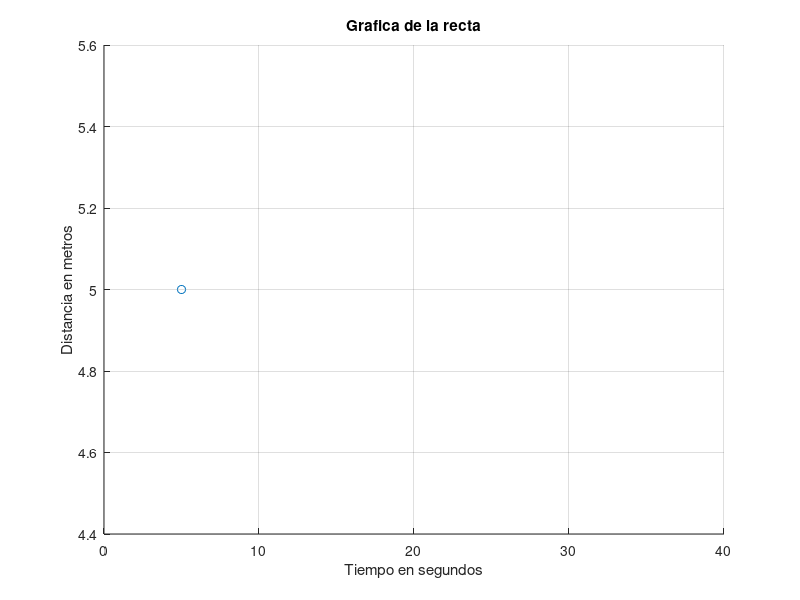

Source code (MATLAB):
function minCuadPorParabola

%Limpio los parametros%
clc
clear all

%Arranco la funcion PARABOLA DE MINIMOS CUADRADOS%
x= input('Ingrese los "x" entre corchetes y separados por un espacio: ');
y= input('Ingrese los "y" entre corchetes y separados por un espacio: ');
dec = input('Ingrese la cantidad de decimales con que desea trabajar: ');

output_precision(dec); %NO SE SI CON ESTO ALCANZA PARA MANEJAR LO DE LOS DECIMALES
                       %ES SOLO PARA LO QUE MUESTRO X PANTALLA, NO TRUNCA RESULTADOS
                       
n=length(x); %Cantidad de valores

%Inicio los valores de las sumatorias
sx= 0;
sy= 0;
sxy= 0;
sx2y= 0;
sx2= 0;
sx3= 0;
sx4= 0;

%Hago las sumatorias correspondientes
for i=1:n
  sx= sx + x(i);
  sy= sy + y(i);
  sxy= sxy + x(i)*y(i);
  sx2y= sx2y + x(i)^2*y(i);
  sx2= sx2 + x(i)^2;
  sx3= sx3 + x(i)^3;
  sx4= sx4 + x(i)^4;
endfor

A = sy;
B = sxy;
C = sx2y;
D = n;
E = sx;
F = sx2;
G = sx3;
H = sx4;

%Resuelvo el sistema de ecuaciones con la matriz aumentada
Matriz1=[D E F;E F G;F G H];
Aumentada=[A; B; C];

Incognita = inv(Matriz1)*Aumentada;

%muestro la funcion
a = Incognita(3);
b = Incognita(2);
c = Incognita(1); %ESTE ES EL ORDEN CORRECTO --> CHEQUEADO CON EJEMPLO DE LA GUIA

printf('a: %i\n', a);
printf('b: %i\n', b);
printf('c: %i\n', c);

x1 = 0:0.3:40; % aca deberia ser x1=x;?
y1 = (a.*x1.^2 + b.*x1 + c);

scatter(x, y);

hold on;

plot(x1,y1,'b-');

hold off;

title('Grafica de la recta');
xlabel('Tiempo en segundos');
ylabel('Distancia en metros');

grid;
%fin

endfunction